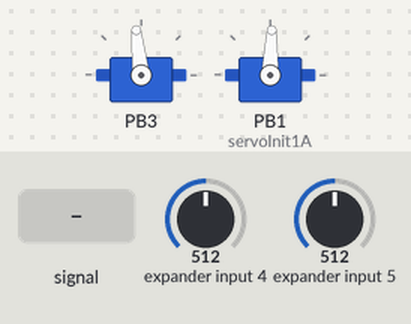
Simulated run of this program. Board: ATmega328P, built with avr-gcc and emulated at 16 MHz. Parts: 2 × servo. The inputs (shaded band) are chosen by the test bench; at power-on: expander input 4 = 512, expander input 5 = 512. Servo pulses on a pin are drawn as a servo (544–2400 µs = 0–180°).

Above: at 1.2 s.
1.3 s: expander input 4 fed a 200 Hz sine of ±81 counts around its level
At 1.77 s:
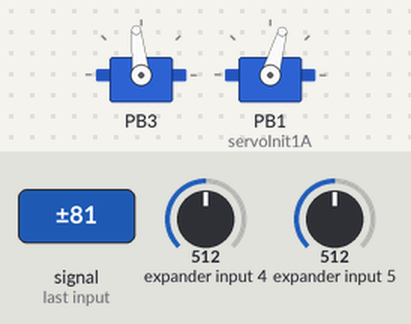
4.3 s: expander input 4 set to 716
At 5.5 s:
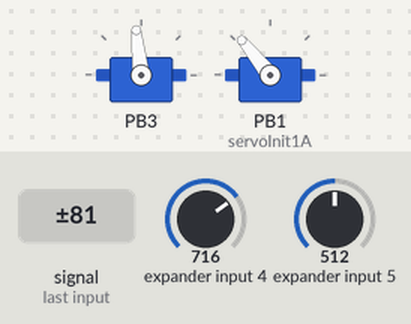
5.8 s: expander input 5 fed a 200 Hz sine of ±81 counts around its level
At 6.39 s:
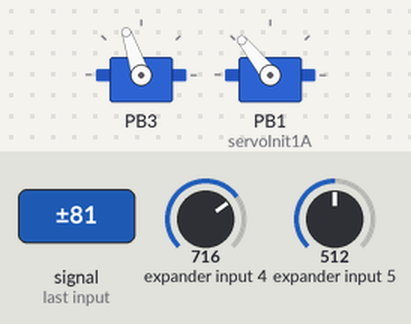
8.8 s: expander input 5 set to 716
At 9.7 s:
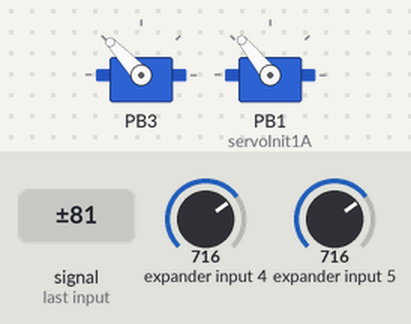
10.3 s: expander input 4 fed a 1000 Hz sine of ±255 counts around its level
13.3 s: expander input 5 fed a 1000 Hz sine of ±255 counts around its level
Timing chart, 0 to 21.7 s (numbered marks = the images above; inputs shaded):
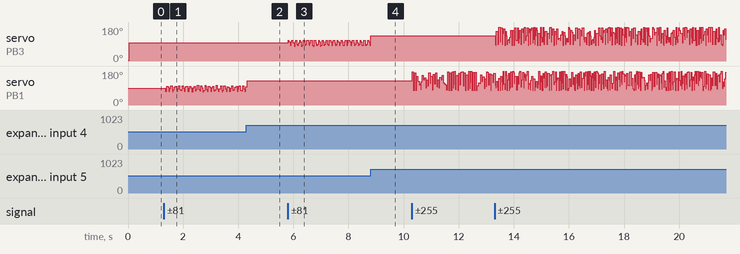

The program:

main.c
```c
/*
 * Laboratorio5.c
 *
 * Created: 13/04/2026 17:16:46
 * Author: Jorge Diéguez
 * Description: PWM1 servo
 */
/****************************************/
// Encabezado (Libraries)
#define F_CPU 16000000

#include <avr/io.h>
#include <avr/interrupt.h>
#include <util/delay.h>
#include "Servo/ServoSetup.h"

volatile uint8_t ADCvalor1 = 0;
volatile uint8_t ADCvalor2 = 0;
volatile uint8_t canal = 0;

/****************************************/
// Function prototypes
void initADC();
void initServo2A();
void setServoAngle2A(uint8_t angulo);

/****************************************/
// Main Function
int main(void)
{
	initADC();
	sei();
	servoInit1A();
	initServo2A();
	ADCSRA |= (1<<ADSC);
	while (1)
	{
		uint16_t angle1;
		uint16_t angle2;
		angle1 = (ADCvalor1 * 180)/255;
		angle2 = (ADCvalor2 * 180)/255;
		setServoAngle1A(angle1);
		setServoAngle2A(angle2);
		_delay_ms(20);
	}
}

/****************************************/
// NON-Interrupt subroutines
void initADC()
{
	ADMUX = 0;
	//Justificacion a la izquierda
	ADMUX |= (1<<REFS0) | (1<<ADLAR);
	ADMUX |= 0x06; // ADC6 (A6)

	canal = 6;

	ADCSRA = 0;
	//Habilitar ADC y prescaler = 8
	ADCSRA |= (1<<ADEN) | (1<<ADIE) | (1<<ADPS2) | (1<<ADPS1) | (1<<ADPS0);
}

void initServo2A()
{
	//Salida del puerto D3
	DDRB |= (1<<DDB3);

	TCCR2A = 0;
	// Timer en modo Fast PWM
	TCCR2A = (1<<WGM21) | (1<<WGM20) | (1<<COM2A1);

	//Prescaler de 1024 ya que no se usa prescaler en el sistema
	TCCR2B = (1<<CS22) | (1<<CS21) | (1<<CS20);
}

void setServoAngle2A(uint8_t angulo)
{
	uint16_t valor = 8 + ((uint32_t)angulo * (39 - 8) / 180);
	//Cargar el valor a la salida B3
	OCR2A = valor;
}
/****************************************/
// Interrupt routines
ISR(ADC_vect)
{
	if (canal == 0)
	{
		ADCvalor1 = ADCH;
		canal = 1;
		ADMUX = (ADMUX & 0xF0) | 0x07; //ADC7
	}
	else
	{
		ADCvalor2 = ADCH;
		canal = 0;
		ADMUX = (ADMUX & 0xF0) | 0x06; //ADC6
	}

	ADCSRA |= (1<<ADSC); //Nueva conversión
}
```

ServoSetup.c
```c
/*
 * ServoSetup.c
 *
 * Created: 12/04/2026 21:50:33
 *  Author: capid
 */
#include "ServoSetup.h"

#define SERVO_MIN 800 //1 ms
#define SERVO_MAX 5000 //2 ms
#define SERVO_TOP 39999 //20 ms

void servoInit1A()
{
	DDRB |= (1<<DDB1); //PORTB 1, D9

	TCCR1A = 0;
	TCCR1B = 0;

	//Configuracion fast para modo 14
	TCCR1A |= (1<<WGM11);
	TCCR1B |= (1<<WGM12) | (1<<WGM13);

	TCCR1A |= (1<<COM1A1); //Modo no invertido

	TCCR1B |= (1<<CS11); // Prescaler 8

	ICR1 = SERVO_TOP; //Para un periodo de 20 ms
}

void servoInit1B()
{
	DDRB |= (1<<DDB2); // PORTB 2, D10

	TCCR1A |= (1<<COM1B1); //Solo habilita la salida ya que comparte reloj
}

void setServoAngle1A(uint8_t angulo)
{
	//Conversion por regla de tres del angulo y sumatoria con el minimo para modificar posicion
	uint16_t valor = SERVO_MIN + ((uint32_t)angulo * (SERVO_MAX - SERVO_MIN) / 180);
	//Cargar la posicion
	OCR1A = valor;
}

void setServoAngle1B(uint8_t angulo)
{
	//Misma conversion que a pero para el servo en puerto D10
	uint16_t valor = SERVO_MIN + ((uint32_t)angulo * (SERVO_MAX - SERVO_MIN) / 180);
	//Cargar el valor a la salida D10
	OCR1B = valor;
}

void setServoPulse1A(uint16_t pulso)
{
	OCR1A = pulso * 2; // porque 1 tick = 0.5us
}

void setServoPulse1B(uint16_t pulso)
{
	OCR1B = pulso * 2;
}
```

ServoSetup.h
```c
/*
 * ServoSetup.h
 *
 * Created: 12/04/2026 21:50:17
 *  Author: capid
 */


#ifndef SERVOSETUP_H_
#define SERVOSETUP_H_

#include <avr/io.h>

void servoInit1A(); //Servo canal A (D9)
void servoInit1B(); //Servo canal B (D10)

// Control por ángulo
void setServoAngle1A(uint8_t angulo);
void setServoAngle1B(uint8_t angulo);

// Control directo por tiempo de pulso (en us)
void setServoPulse1A(uint16_t pulso);
void setServoPulse1B(uint16_t pulso);

#endif /* SERVOSETUP_H_ */
```
